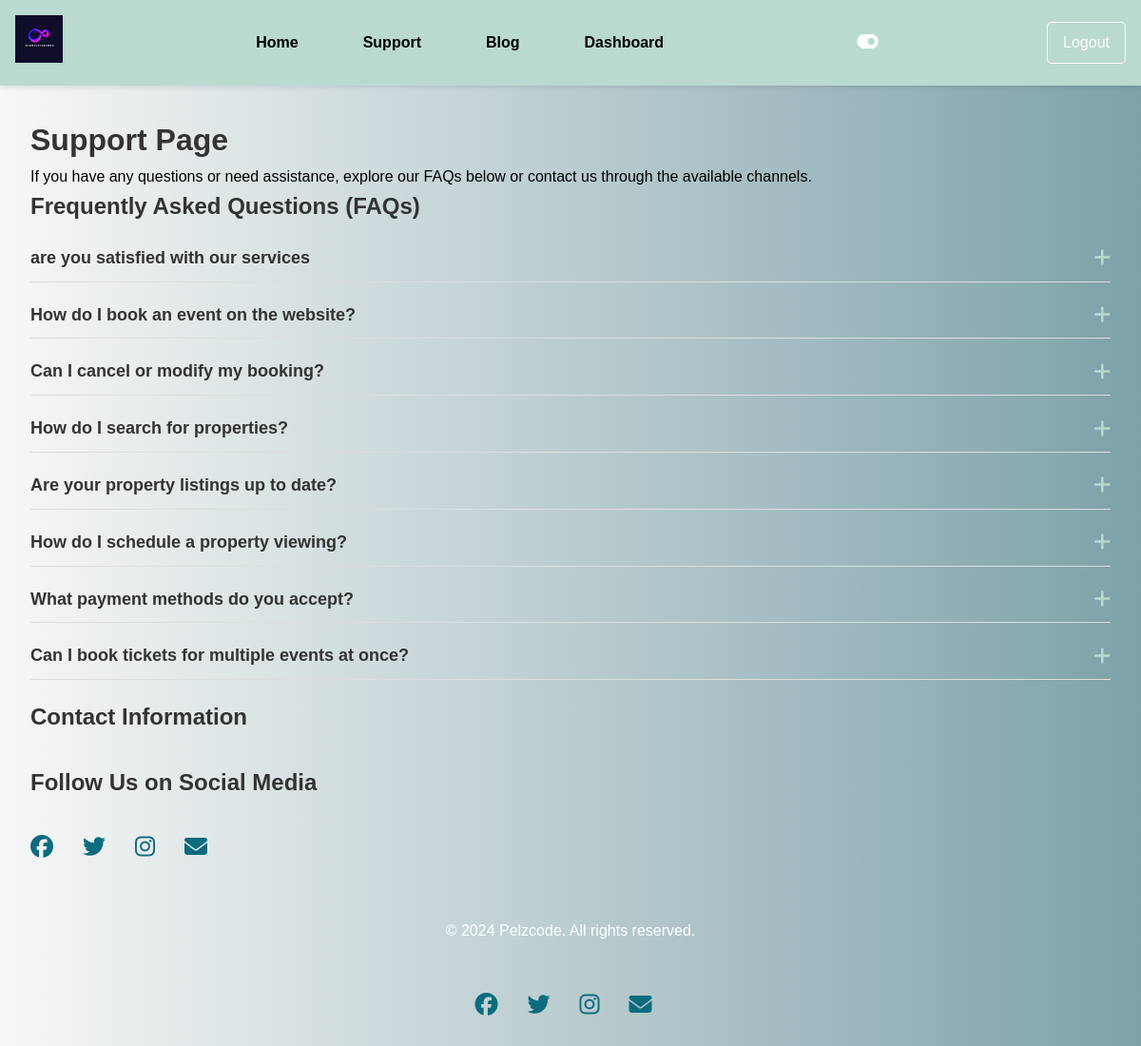
Page /support/ (signed in) on the committed database.
### book/models.py (models this page shows, shortened)
class FAQ(models.Model):
    question = models.CharField(max_length=255)
    answer = models.TextField()

### book/views.py (the view)
# urls.py: path('support/', views.support_page, name='support_page'),
@login_required
def support_page(request):
    faqs = FAQ.objects.all()
    contact_info = ContactInfo.objects.all()
    return render(request, 'book/support.html', {'faqs': faqs, 'contact_info': contact_info})

### book/templates/book/support.html (shortened to what this page needs)
{% extends 'book/base.html' %}
{% block content %}
<head>
</head>
<div class="support-page">
    <h1>Support Page</h1>
    <p>If you have any questions or need assistance, explore our FAQs below or contact us through the available channels.</p>
    <h2>Frequently Asked Questions (FAQs)</h2>
    <div class="faqs">
        {% for faq in faqs %}
            <div class="faq-item">
                <h3>
                    {{ faq.question }}
                    <i class="fas fa-plus toggle-answer-icon" onclick="toggleAnswer(this, 'answer-{{ faq.id }}')"></i>
                </h3>
            </div>
        {% endfor %}
    </div>
    <h2>Contact Information</h2>
    <h2>Follow Us on Social Media</h2>
    <div class="social-links">
        <a href="https://facebook.com" target="_blank" aria-label="Facebook">
            <i class="fab fa-facebook"></i>
        </a>
        <a href="https://twitter.com" target="_blank" aria-label="Twitter">
            <i class="fab fa-twitter"></i>
        </a>
        <a href="https://instagram.com" target="_blank" aria-label="Instagram">
            <i class="fab fa-instagram"></i>
        </a>
        <a href="mailto:example@example.com" target="_blank" aria-label="Email">
            <i class="fas fa-envelope"></i>
        </a>
    </div>
</div>
{% endblock %}

### static/css/styles.css (style rules this page uses)
:root { --background-color: #f8f8f8; --text-color: #333; --hover-color: #007BFF; --button-bg: #007BFF; --button-color: #fff; --dark-background-color: #121212; --dark-text-color: #f8f8f8; --dark-hover-color: #BB86FC; --dark-button-bg: #BB86FC; --dark-button-color: #121212; }
* { margin: 0; padding: 0; box-sizing: border-box; }
body, ul, li, a { margin: 0; padding: 0; list-style: none; text-decoration: none; box-sizing: border-box; }
h1, h2, h3 { color: #333; }
a { color: #007BFF; text-decoration: none; }

### book/templates/book/base.html (style rules this page uses)
body { font-family: Arial, sans-serif; margin: 0; padding: 0; line-height: 1.6; background: linear-gradient(to right, #f7f7f7, #7da2a9); color: #000; transition: background-color 0.3s, color 0.3s; }
.social-links { display: flex; gap: 1rem; }
.social-links a { color: #fff; font-size: 1.5rem; transition: color 0.3s; }

### book/templates/book/support.html (style rules this page uses)
.support-page h1 { color: #333; }
.faqs { margin-top: 20px; }
.faq-item { margin-bottom: 20px; border-bottom: 1px solid #ddd; padding-bottom: 10px; }
.faq-item h3 { display: flex; align-items: center; justify-content: space-between; font-size: 18px; font-weight: bold; cursor: pointer; }
.toggle-answer-icon { font-size: 20px; color: #badad0; cursor: pointer; transition: color 0.3s ease; }
.social-links { margin-top: 30px; }
.social-links a { display: inline-block; margin-right: 15px; font-size: 24px; color: #0d6b7e; text-decoration: none; }

### rows in the picture
FAQ: question "are you satisfied with our services"
FAQ: question "How do I book an event on the website?"
FAQ: question "Can I cancel or modify my booking?"
FAQ: question "How do I search for properties?"
FAQ: question "Are your property listings up to date?"
FAQ: question "How do I schedule a property viewing?"
FAQ: question "What payment methods do you accept?"
FAQ: question "Can I book tickets for multiple events at once?"
